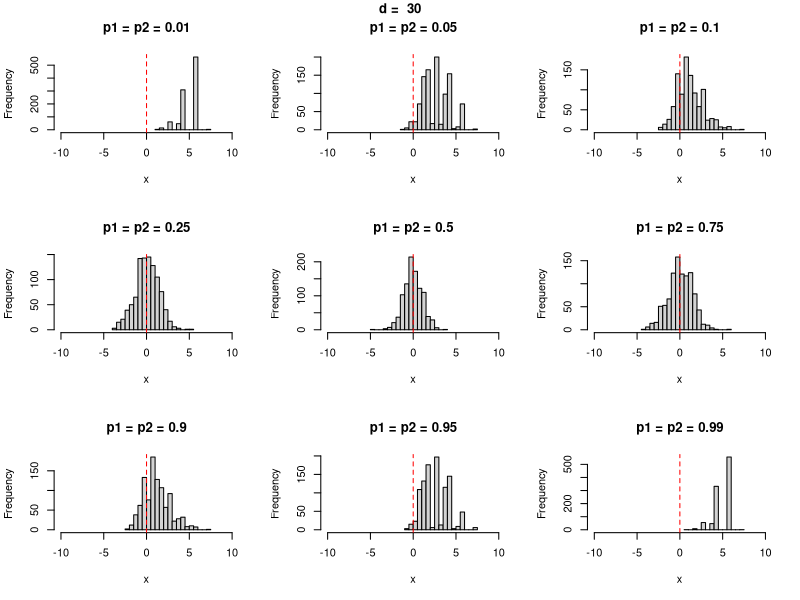
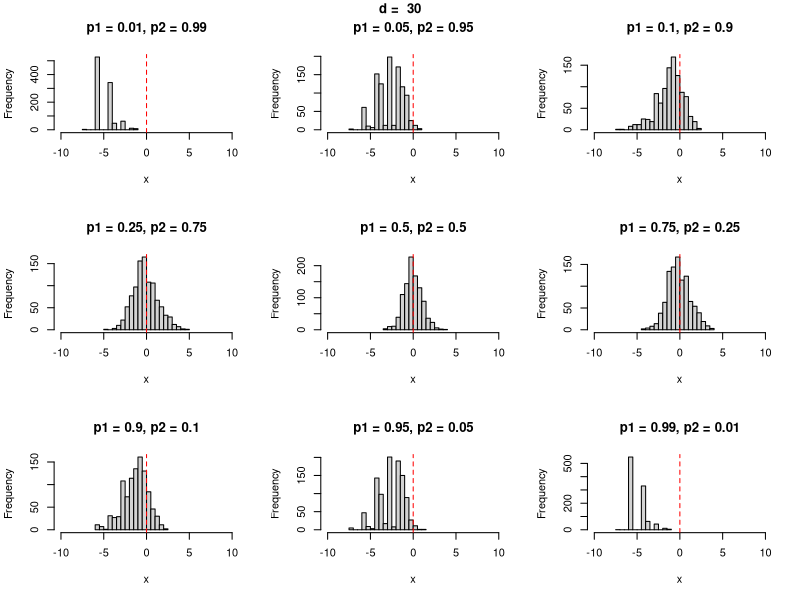
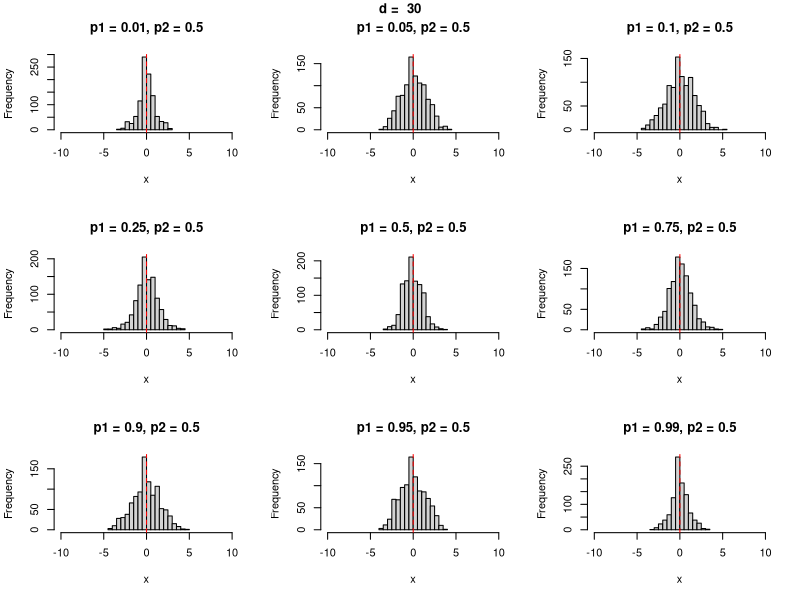
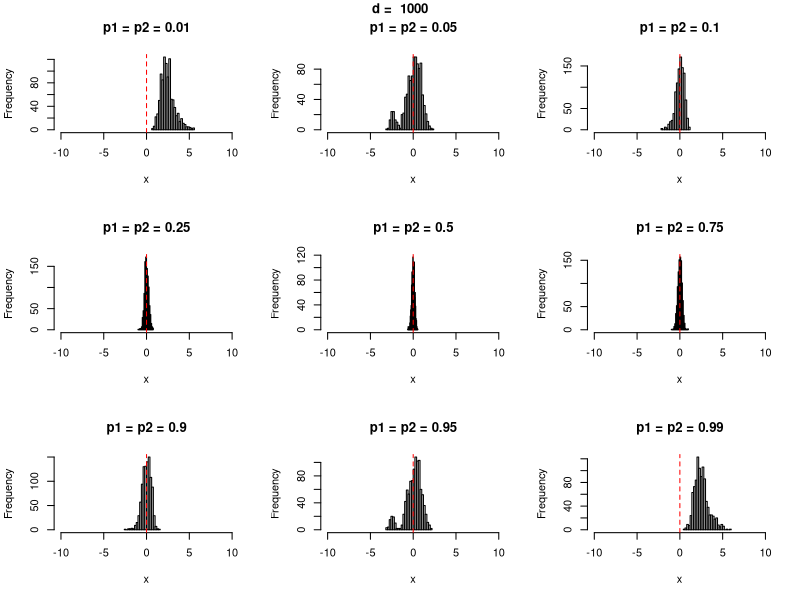

Source code (R) for these figures, in order:
## ---- chunk 1
# Function to simulate n 2-tuples with d sequencing coverage and marginal 
# probabilities p1, p2
f <- function(n, d, p1, p2) {
  sapply(seq_len(n), function(i, d, p1, p2) {
  z1 <- factor(rbinom(d, 1, p1), levels = c(0, 1))
  z2 <- factor(rbinom(d, 1, p2), levels = c(0, 1))
  x <- xtabs(~ z2 + z1, drop.unused.levels = FALSE)
  log2(x[1, 1] + 0.5) + log2(x[2, 2] + 0.5) - 
    log2(x[1, 2] + 0.5) - log2(x[2, 1] + 0.5)
  }, d = d, p1 = p1, p2 = p2)
}

# Vary p1 with p2 = p1 at 30x coverage
d <- 30
n <- 1000
p <- c(0.01, 0.05, 0.1, 0.25, 0.5, 0.75, 0.9, 0.95, 0.99)
x <- lapply(p, function(p) {
  f(n, d, p, p)
})
par(mfrow = c(3, 3))
mapply(function(x, p) {
  hist(x, main = paste0("p1 = p2 = ", p), xlim = c(-10, 10), breaks = 20)
  abline(v = 0, col = "red", lty = 2)
  }, x = x, p = p)
title(paste("d = ", d), outer = TRUE, line = -1)

# Vary p1 with p2 = 1 - p1
d <- 30
n <- 1000
p <- c(0.01, 0.05, 0.1, 0.25, 0.5, 0.75, 0.9, 0.95, 0.99)
x <- lapply(p, function(p) {
  f(n, d, p, 1 - p)
})
par(mfrow = c(3, 3))
mapply(function(x, p) {
  hist(x, main = paste0("p1 = ", p, ", p2 = ", 1 - p), xlim = c(-10, 10), breaks = 20)
  abline(v = 0, col = "red", lty = 2)
  }, x = x, p = p)
title(paste("d = ", d), outer = TRUE, line = -1)

# Vary p1 with p2 = 0.5
d <- 30
n <- 1000
p <- c(0.01, 0.05, 0.1, 0.25, 0.5, 0.75, 0.9, 0.95, 0.99)
x <- lapply(p, function(p) {
  f(n, d, p, 0.5)
})
par(mfrow = c(3, 3))
mapply(function(x, p) {
  hist(x, main = paste0("p1 = ", p, ", p2 = ", 0.5), xlim = c(-10, 10), breaks = 20)
  abline(v = 0, col = "red", lty = 2)
  }, x = x, p = p)
title(paste("d = ", d), outer = TRUE, line = -1)

# Vary p1 with p2 = p1 at 1000x coverage
d <- 1000
n <- 1000
p <- c(0.01, 0.05, 0.1, 0.25, 0.5, 0.75, 0.9, 0.95, 0.99)
x <- lapply(p, function(p) {
  f(n, d, p, p)
})
par(mfrow = c(3, 3))
mapply(function(x, p) {
  hist(x, main = paste0("p1 = p2 = ", p), xlim = c(-10, 10), breaks = 20)
  abline(v = 0, col = "red", lty = 2)
  }, x = x, p = p)
title(paste("d = ", d), outer = TRUE, line = -1)

